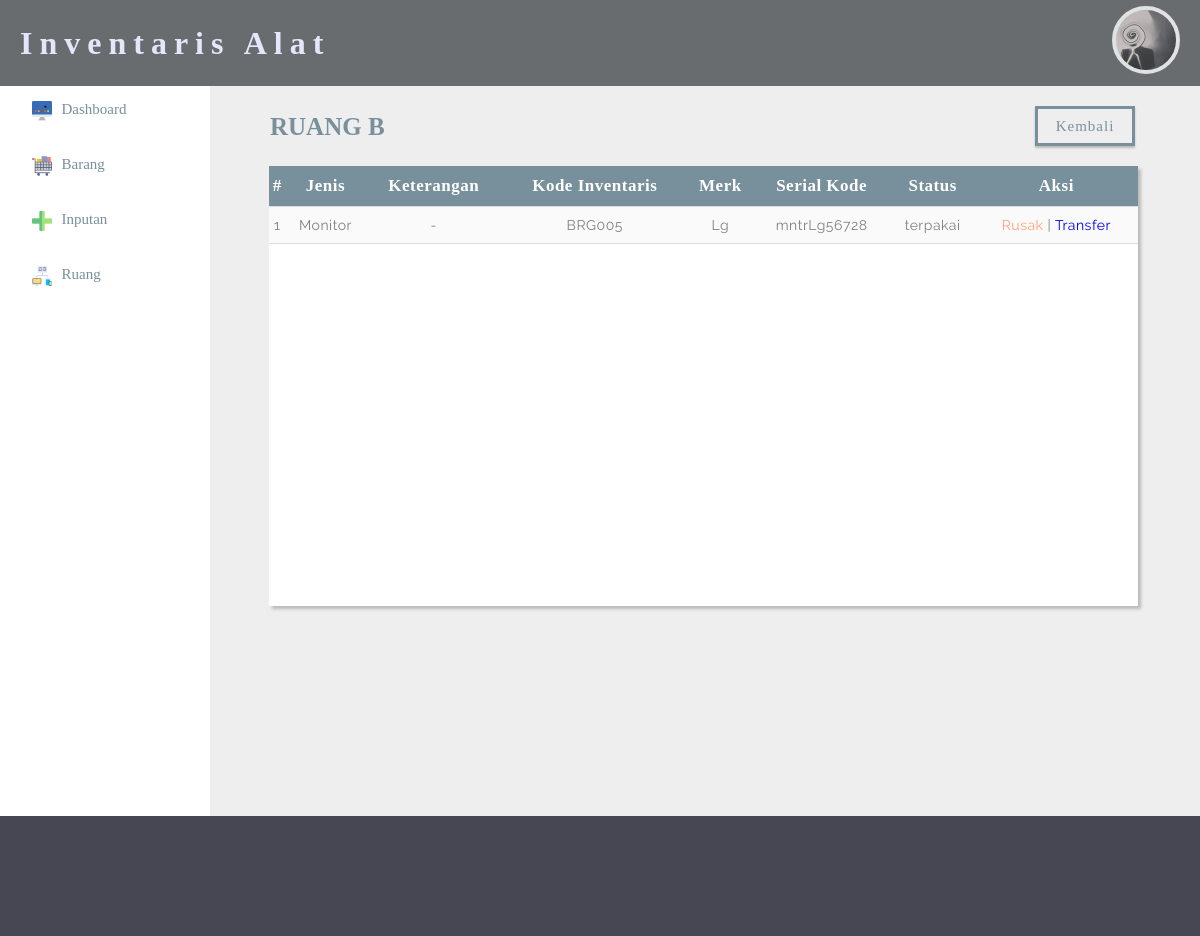
Screenshot of /pegawai/lok_barang.php?id_lokasi=2 (signed in) with the database file from the repository.
### tables this page shows
CREATE TABLE IF NOT EXISTS `lokasi` (
  `id_lokasi` int(11) NOT NULL AUTO_INCREMENT,
  `nama_lok` varchar(40) NOT NULL,
  `tambahan` varchar(100) NOT NULL,
  PRIMARY KEY (`id_lokasi`)
);

CREATE TABLE IF NOT EXISTS `lokasi_detail` (
  `Id_id` int(11) NOT NULL AUTO_INCREMENT,
  `id_lokasi` int(11) NOT NULL,
  `date` datetime NOT NULL,
  `id` int(11) NOT NULL,
  PRIMARY KEY (`Id_id`)
);

CREATE TABLE IF NOT EXISTS `jenis_brg` (
  `id_jenis` int(11) NOT NULL AUTO_INCREMENT,
  `nama` varchar(50) NOT NULL,
  `keterangan` varchar(30) NOT NULL,
  PRIMARY KEY (`id_jenis`)
);

CREATE TABLE IF NOT EXISTS `barang` (
  `id` int(10) NOT NULL AUTO_INCREMENT,
  `id_jenis` varchar(30) NOT NULL,
  `deskripsi_brg` text NOT NULL,
  `kode_brg` varchar(10) NOT NULL,
  `merk_brg` varchar(20) NOT NULL,
  `no_seri` varchar(30) NOT NULL,
  `status_brg` varchar(20) NOT NULL,
  PRIMARY KEY (`id`)
);

### pegawai/lok_barang.php (the view, shortened to what this page needs)
<?php
	$a = $_GET['id_lokasi'];
 ?>
 <html>
 <head>
 	<link rel="stylesheet" type="text/css" href="../css/admin_css.css">
 	<link rel="stylesheet" type="text/css" href="../css/table.css">
 </head>
 <body>
 <?php
 	include 'header.php';
  ?>
	 <div class="a">
	 	<?php
	 		$oo = mysql_query("SELECT * FROM lokasi where id_lokasi='$a'");
	 		$ooo = mysql_fetch_array($oo);
	 	 ?>
	 	<h1><?php echo $ooo['nama_lok']; ?></h1>
	 	<a href="lokasi.php?page=1"><button>Kembali</button></a>
	 	<div class="a3">
	 	<table border="0">
	 		<tr>
	 			<th>#</th>
	 			<th>Jenis</th>
	 			<th>Keterangan</th>
	 			<th>Kode Inventaris</th>
	 			<th>Merk</th>
	 			<th>Serial Kode</th>
	 			<th>Status</th>
	 			<th>Aksi</th>
	 		</tr>
	 		<?php
	 		$sql = "SELECT * FROM lokasi_detail LEFT JOIN barang ON lokasi_detail.id=barang.id
	 											LEFT JOIN jenis_brg ON barang.id_jenis=jenis_brg.id_jenis
	 											WHERE id_lokasi='$a' AND barang.status_brg='terpakai' ORDER BY date DESC";
	 		$hasil = mysql_query($sql);
			$num = mysql_num_rows($hasil);
	 		if ($num < 1) {
	 			echo "<tr>";
	 			echo "<td colspan='8'>";
	 			echo "No Item :(";
	 			echo "</td>";
	 			echo "</tr>";
	 		} else {
		 		while ($data = mysql_fetch_array($hasil)) {
		 			echo "<tr>";
		 			echo "<td>1</td>";
		 			echo "<td>". $data['nama'] ."</td>";
		 			echo "<td>". $data['deskripsi_brg'] . "</td>";
		 			echo "<td>". $data['kode_brg'] ."</td>";
		 			echo "<td>". $data['merk_brg'] ."</td>";
		 			echo "<td>". $data['no_seri'] ."</td>";
		 			echo "<td>". $data['status_brg'] ."</td>";
		 			echo "<td><a onclick='return konfirmasi()' href='rusak.php?id=". $data['id'] ."' style='color:lightsalmon;'>Rusak </a> |";
		 			echo "<a href='pindah_brg.php?id=". $data['id'] ."&id_lokasi=".$a."'> Transfer</a></td>";
		 			echo "</tr>";
		 		}
		 	}
	 		 ?>
 		</table>
	 	</div>
	 </div>
	 <?php
	 	include 'sisi.php';
	  ?>
 <div class="c">
 </div>
 </body>
 </html>

### css/admin_css.css (style rules this page uses)
body { margin: 0; padding: 0; font-family: helvetica; }
.a { width: 77%; padding-top: 10px; padding-left: 3%; padding-right: 2.5%; height: 720px; float: right; background-color: #eee; }
.c { width: 100%; background-color: rgb(70, 71, 82); padding: 5%; float: right; }
.a a { text-decoration: none; }
.a3 { width: 62%; height: 440px; background-color: white; float: left; margin-top: 20px; margin-left: 2.5%; }

### css/table.css (style rules this page uses)
.a { background-color: #eeeeee; }
.a3 { width: 94%; box-shadow: 3px 3px 3px #bababa;" }
.a3 table { border-collapse: collapse; width: 100%; font-family: railway; }
.a3 table tr:nth-child(even) { background-color: #FAFAFA; color: #263238; }
.a3 th, .a3 td { text-align: left; border-bottom: 1px solid #ddd; border-width: 1px; text-align: center; font-size: 14px; padding-top: 10px; padding-bottom: 10px; color: grey; letter-spacing: 0.5px; }
.a3 th { background-color: #78909C; color: #fff; padding-top: 10px; padding-bottom: 10px; font-size: 17px; font-family: century gothic; }
.a h1 { float: left; color: #78909C; margin-left: 24px; font-family: century gothic; font-size: 25px; margin-bottom: -10px; text-transform: uppercase; }
.a button { width: 100px; height: 40px; margin-top: 10px; margin-right: 35px; border:3px solid #78909C; color: #78909C; font-family: paranoid; font-size: 15px; background-color: transparent; float: right; box-shadow: 0px 2px 2px #bababa; letter-spacing: 1px; }

### rows the page displays
lokasi: nama_lok "RUANG B"
lokasi_detail: jenis_brg.nama "Monitor", barang.deskripsi_brg "-", barang.kode_brg "BRG005", barang.merk_brg "Lg", barang.no_seri "mntrLg56728", barang.status_brg "terpakai"
